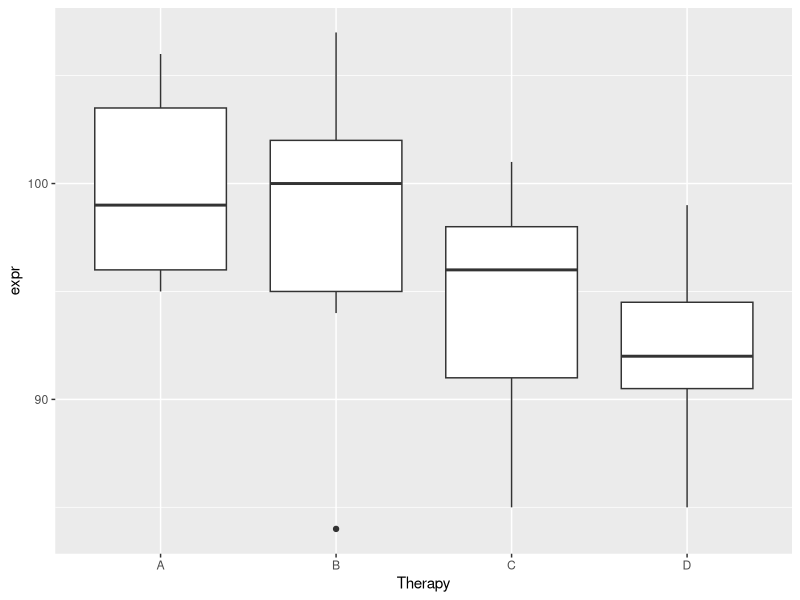
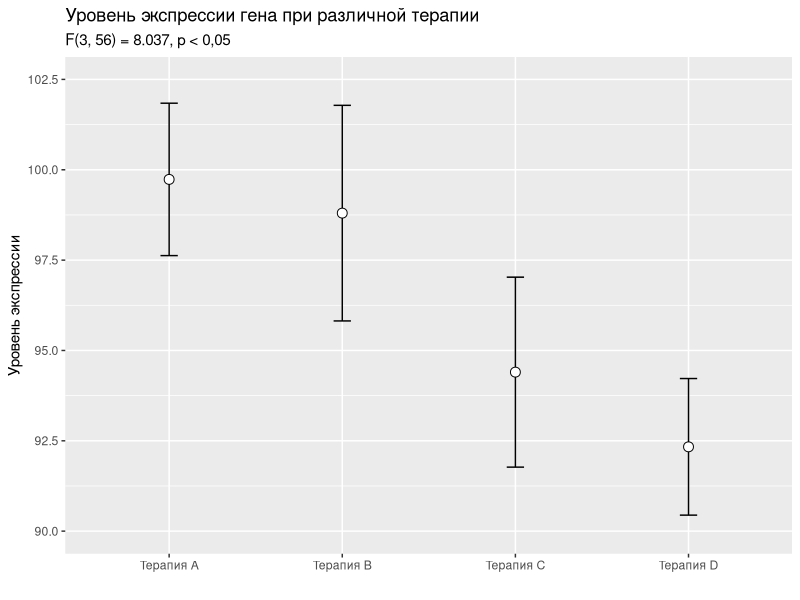

Generate these figures, in order, with R:
## ---- chunk 1
library(tidyverse)
## ---- chunk 2
genetherapy <- read_csv("genetherapy.csv")
genetherapy
## ---- chunk 3
genetherapy %>%
  group_by(Therapy) %>%
  mutate(
    mean = mean(expr),
    sd = sd(expr)
  ) %>%
  ggplot(aes(Therapy, expr)) +
  geom_boxplot()
## ---- chunk 4
summary(aov(expr~Therapy, data = genetherapy))
?aov
## ---- chunk 5
se_data <- genetherapy %>%
  group_by(Therapy) %>%
  summarise(mean_expr = mean(expr),
            y_max = mean(expr) + 1.96*sd(expr) / sqrt(length(expr)),
            y_min = mean(expr) - 1.96*sd(expr) / sqrt(length(expr)))

ggplot(se_data, aes(factor(Therapy), mean_expr)) +
             geom_errorbar(aes(ymin = y_min, ymax = y_max), width = 0.1, lwd = 0.5) +
             geom_point(shape = 21, size = 3, fill = 'white') +
             labs(x = "",
                  y = "Уровень экспрессии",
                  title ="Уровень экспрессии гена при различной терапии",
                  subtitle = "F(3, 56) = 8.037, p < 0,05") +
             scale_y_continuous(limits = c(90, 102.5), 
                                breaks = seq(90, 102.5, 2.5)) +
             scale_x_discrete(labels = c('Терапия А', 'Терапия B', 'Терапия C', 'Терапия D'))
